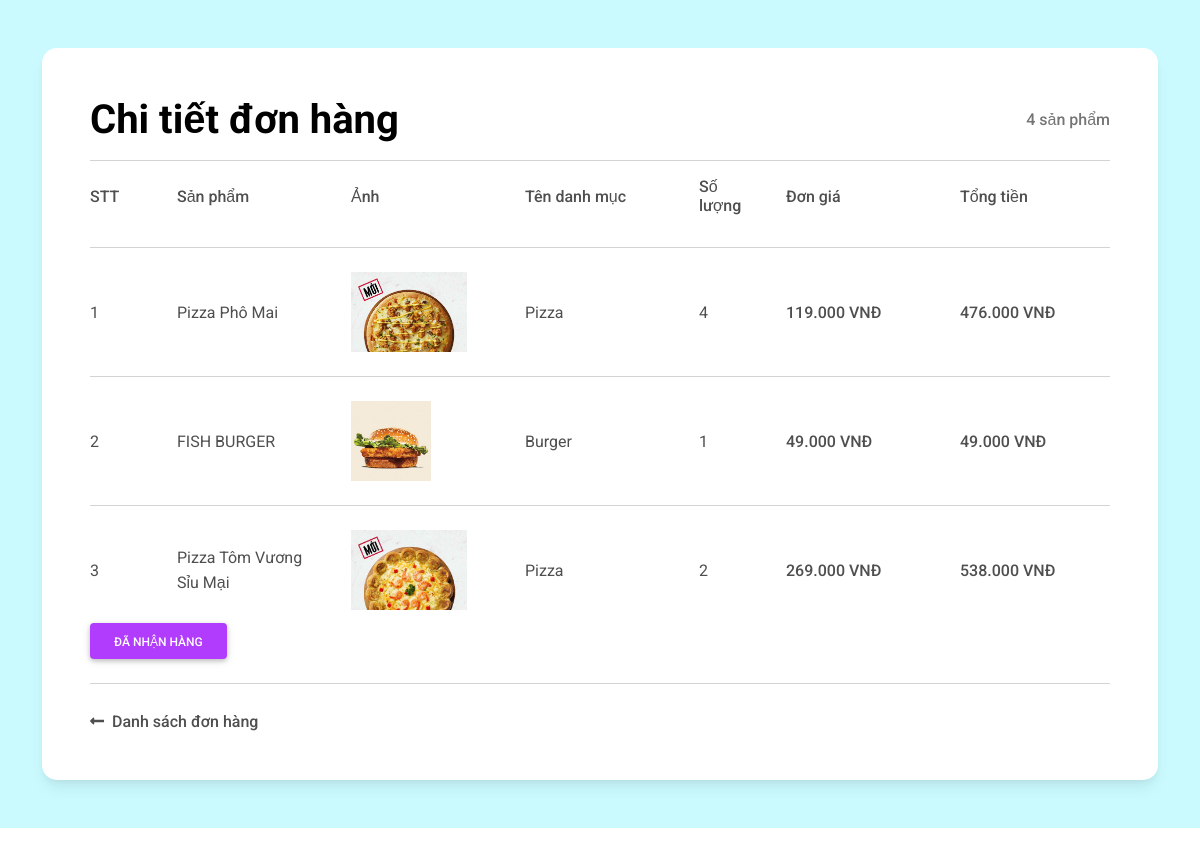
Screenshot of /order_details.php?order_id=17&status=2 (signed in) with the database file from the repository.
### tables this page shows
CREATE TABLE `order_details` (
  `id` int(11) NOT NULL,
  `order_id` int(11) DEFAULT NULL,
  `product_id` int(11) DEFAULT NULL,
  `price` int(11) DEFAULT NULL,
  `num` int(11) DEFAULT NULL,
  `total_money` int(11) DEFAULT NULL
);

CREATE TABLE `product` (
  `id` int(11) NOT NULL,
  `category_id` int(11) DEFAULT NULL,
  `title` varchar(350) DEFAULT NULL,
  `price` int(11) DEFAULT NULL,
  `discount` int(11) DEFAULT NULL,
  `thumbnail` varchar(500) DEFAULT NULL,
  `description` longtext DEFAULT NULL,
  `created_at` datetime DEFAULT NULL,
  `updated_at` datetime DEFAULT NULL,
  `deleted` int(11) DEFAULT NULL
);

CREATE TABLE `category` (
  `id` int(11) NOT NULL,
  `name` varchar(30) NOT NULL,
  `thumbnail` varchar(255) NOT NULL
);

### admin/db/db_func.php (called while the page is built, shortened)
<?php
function excuteResult($sql)
{
    $conn = mysqli_connect(LOCALHOST, DB_USER, DB_PASSWORD, DB_DBNAME);
    $result = mysqli_query($conn, $sql);
    return $result;
}

### order_details.php (the view, shortened to what this page needs)
<?php
require_once("./admin/db/db_func.php")
?>
<html>
<head>
    <link rel="stylesheet" href="https://use.fontawesome.com/releases/v5.15.2/css/all.css" />
    <link rel="stylesheet" href="./css/bootstrap-shopping-carts.min.css" />
    <link rel="stylesheet" href="./css/cart.css">
</head>
<body>
    <?php
    if (isset($_SESSION['id'])) {
        if (isset($_GET['order_id']) && isset($_GET['status'])) {
            $order_id = $_GET['order_id'];
            $status = $_GET['status'];
        } else {
            $_SESSION['noti'] = "<script>alert('Chi tiết hóa đơn rỗng')</script>";
            header("Location: " . SITEURL . "orders.php");
            die();
        }
        $sql = "SELECT order_details.price AS od_price, order_details.num AS od_quantity, order_details.total_money AS od_total_money,
                product.title AS p_title, product.thumbnail AS p_thumbnail,
                category.name AS c_name
                FROM order_details
                INNER JOIN product ON order_details.product_id = product.id
                INNER JOIN category ON product.category_id = category.id
                WHERE order_details.order_id = '$order_id'";
        $res = excuteResult($sql);
        $count = mysqli_num_rows($res);
    } else {
        header("Location: " . SITEURL . "login.php");
        die();
    }
    ?>
    <section class="d-flex" style="background-color: #cafafe;">
        <div class="container py-5 h-100">
            <div class="row d-flex justify-content-center align-items-center h-100">
                <div class="col-12">
                    <div class="card card-registration card-registration-2" style="border-radius: 15px;">
                        <div class="card-body p-0">
                            <div class="row g-0">
                                <div class="col-lg-12">
                                    <div class="p-5">
                                        <div class="d-flex justify-content-between align-items-center mb-1">
                                            <h1 class="fw-bold mb-0 text-black">Chi tiết đơn hàng</h1>
                                            <h6 class="mb-0 text-muted"><?= $count ?> sản phẩm</h6>
                                        </div>
                                        <div class="header-orders">
                                            <hr>
                                            <div class="row d-flex justify-content-between align-items-center">
                                                <div class="col-md-1 col-lg-1 col-xl-1">
                                                    <h6>STT</h6>
                                                </div>
                                                <div class="col-md-2 col-lg-2 col-xl-2">
                                                    <h6>Sản phẩm</h6>
                                                </div>
                                                <div class="col-md-2 col-lg-2 col-xl-2">
                                                    <h6>Ảnh</h6>
                                                </div>
                                                <div class="col-md-2 col-lg-2 col-xl-2">
                                                    <h6>Tên danh mục</h6>
                                                </div>
                                                <div class="col-md-1 col-lg-1 col-xl-1">
                                                    <h6>Số lượng</h6>
                                                </div>
                                                <div class="col-md-2 col-lg-2 col-xl-2">
                                                    <h6>Đơn giá</h6>
                                                </div>
                                                <div class="col-md-2 col-lg-2 col-xl-2">
                                                    <h6>Tổng tiền</h6>
                                                </div>
                                            </div>
                                        </div>
                                        <div class="list-cart">
                                            <?php
                                            if ($count > 0) {
                                                $sn = 1;
                                                while ($rows = mysqli_fetch_assoc($res)) {
                                                    $title = $rows['p_title'];
                                                    $thumbnail = $rows['p_thumbnail'];
                                                    $category = $rows['c_name'];
                                                    $price = $rows['od_price'];
                                                    $quantity = $rows['od_quantity'];
                                                    $total_money = $rows['od_total_money']; ?>
                                                    <div class="box-item-cart">
                                                        <hr class="my-4">
                                                        <div class="row mb-4 d-flex justify-content-between align-items-center">
                                                            <div class="col-md-1 col-lg-1 col-xl-1">
                                                                <?= $sn++; ?>
                                                            </div>
                                                            <div class="col-md-2 col-lg-2 col-xl-2">
                                                                <?= $title; ?>
                                                            </div>
                                                            <div class="col-md-2 col-lg-2 col-xl-2">
                                                                <?php if (!empty($thumbnail)) { ?>
                                                                    <img src="<?= SITEURL . "images/food/" . $thumbnail ?>" alt="<?= $thumbnail ?>" height="80px">
                                                                <?php } else { ?>
                                                                    <p class="error" style="line-height: 100px;">Null</p>
                                                                <?php } ?>
                                                            </div>
                                                            <div class="col-md-2 col-lg-2 col-xl-2">
                                                                <?= $category; ?>
                                                            </div>
                                                            <div class="col-md-1 col-lg-1 col-xl-1">
                                                                <?= $quantity; ?>
                                                            </div>
                                                            <div class="col-md-2 col-lg-2 col-xl-2">
                                                                <h6 class="mb-0 price"><?= $price; ?></h6>
                                                            </div>
                                                            <div class="col-md-2 col-lg-2 col-xl-2">
                                                                <h6 class="mb-0 price total_product_money"><?= $total_money; ?></h6>
                                                            </div>
                                                        </div>
                                                    </div>
                                            <?php }
                                            } else {
                                                echo "<h1 class='justify-content-between'>Không có dữ liệu</h1>";
                                            }
                                            ?>
                                        </div>
                                        <?php if ($status == 2) { ?>
                                            <div class="text-start">
                                                <a href="<?= SITEURL; ?>admin/controllers/order/updateStatus.php?order_id=<?= $order_id; ?>&status=<?= $status; ?>" class="btn btn-secondary">Đã nhận hàng</a>
                                            </div>
                                        <?php    } ?>
                                        <hr class="my-4">
                                        <div class="pt-1">
                                            <h6 class="mb-0"><a href="<?= SITEURL; ?>orders.php" class="text-body"><i class="fas fa-long-arrow-alt-left me-2"></i>Danh sách đơn hàng</a></h6>
                                        </div>
                                    </div>
                                </div>
                            </div>
                        </div>
                    </div>
                </div>
            </div>
        </div>
    </section>
</body>
</html>

### css/cart.css (style rules this page uses)
.list-cart { height: 400px; overflow-y: auto; overflow-x: hidden; }

### rows the page displays
order_details: product.title "Pizza Phô Mai", product.thumbnail (picture), category.name "Pizza", num "4"
order_details: product.title "FISH BURGER", product.thumbnail (picture), category.name "Burger", num "1"
order_details: product.title "Pizza Tôm Vương Sỉu Mại", product.thumbnail (picture), category.name "Pizza", num "2"

### other values shown
$count "4"
